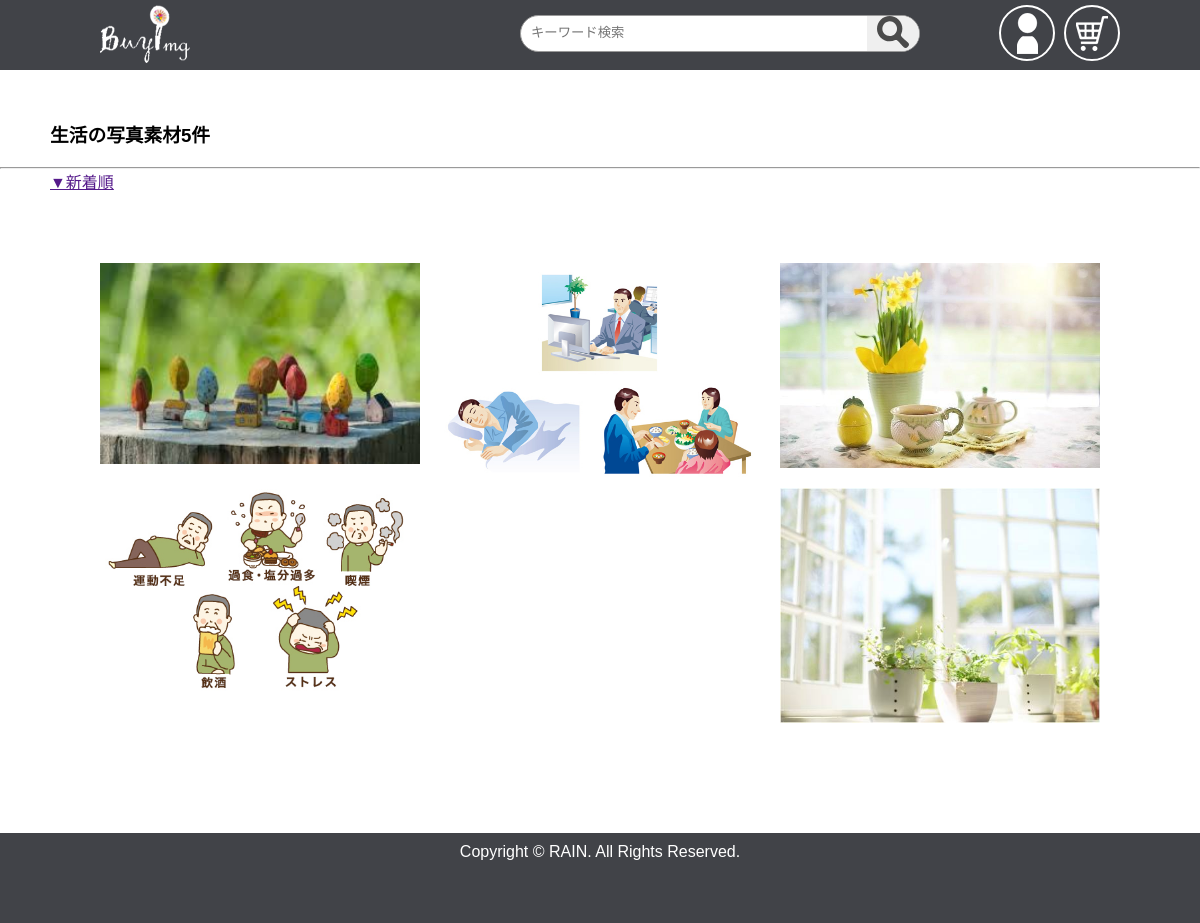
/preview.php?big_category=生活, run on an earlier commit of the app's database.
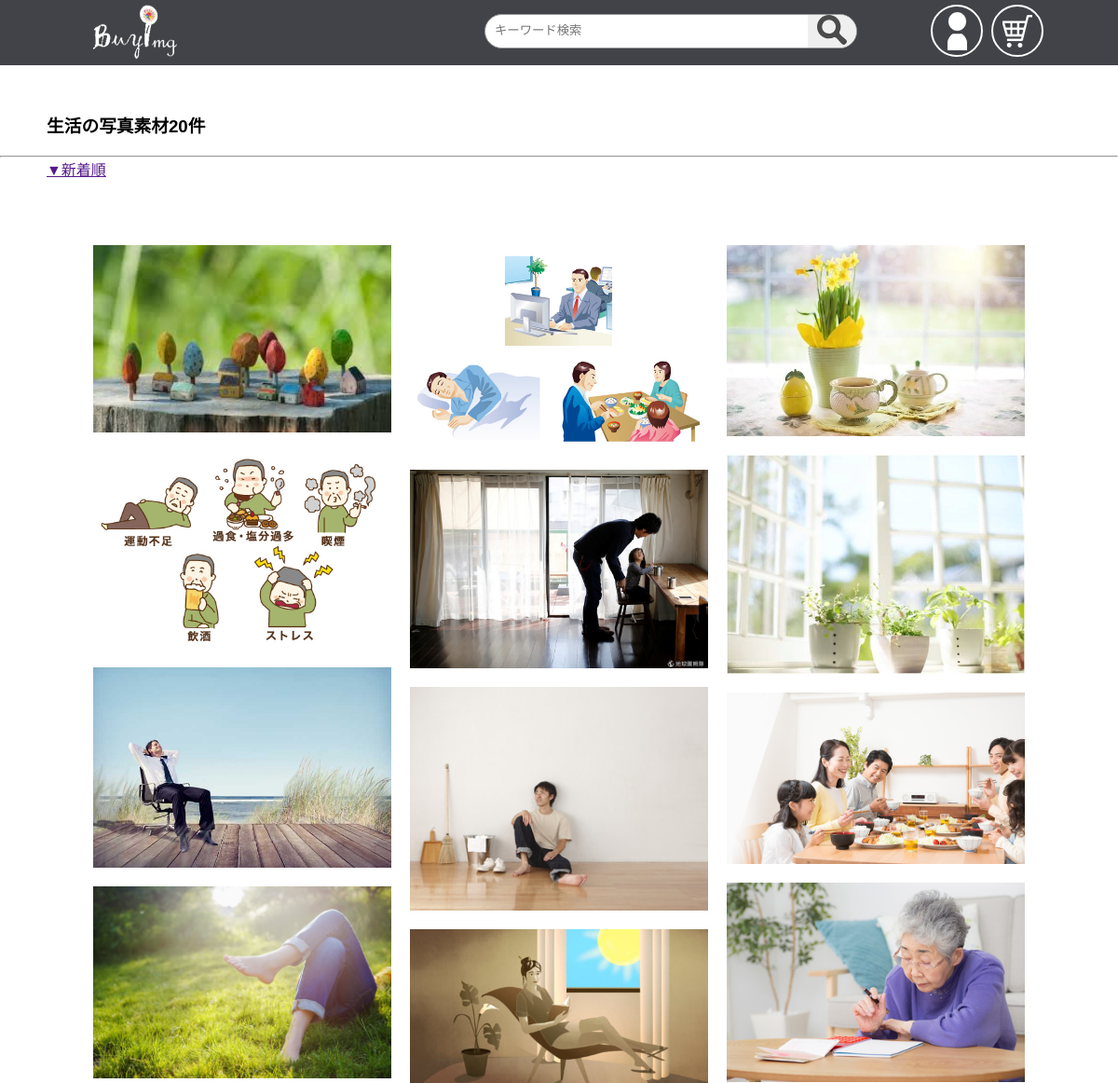
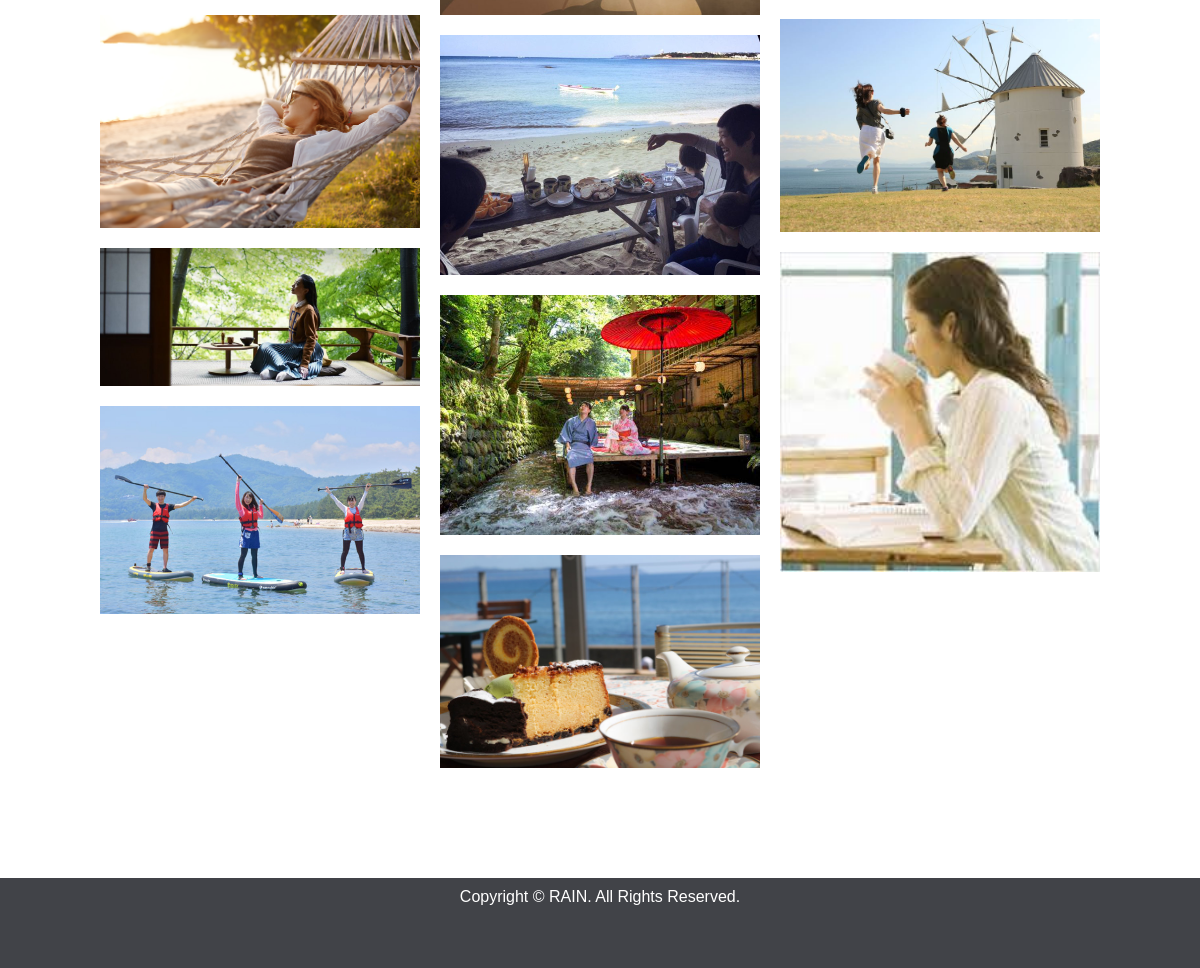
And on a later commit of the database (2 pictures, top to bottom).
### tables this page shows
CREATE TABLE `product_master` (
  `product_id` int(11) NOT NULL COMMENT '素材ID',
  `product_name` varchar(30) NOT NULL COMMENT '素材名',
  `product_introduction` varchar(255) NOT NULL COMMENT '素材紹介',
  `product_path` varchar(30) NOT NULL COMMENT '素材データ',
  `price` int(30) NOT NULL COMMENT '価格',
  `size` varchar(30) NOT NULL COMMENT 'サイズ',
  `type` varchar(10) NOT NULL COMMENT '拡張子',
  `upload_data` datetime NOT NULL DEFAULT CURRENT_TIMESTAMP COMMENT 'アップロード日',
  `big_category` varchar(255) NOT NULL COMMENT '大カテゴリ名',
  `author_name` varchar(255) NOT NULL COMMENT '作者名'
);

### preview.php (the view, shortened to what this page needs)
<?php
	$con=mysqli_connect("localhost","root","")or die("失敗");
	mysqli_set_charset($con,"utf8");
	mysqli_select_db($con,"rain_site");
	if(isset($_POST["seaech_word"]))
	{
		$sql=" select product_id,product_path from product_master where product_name like'%{$_POST["seaech_word"]}' OR product_introduction like'%{$_POST["seaech_word"]}' OR big_category like'%{$_POST["seaech_word"]}'";
	}
	else
	{
		$sql=" select product_id,product_path from product_master where big_category='{$_GET["big_category"]}'";
	}
	$result=mysqli_query($con,$sql);
	$num=mysqli_num_rows($result);
	$list = array();
	while ($row = mysqli_fetch_assoc($result)) {
		$list[] = $row;
	}
?>
<!DOCTYPE html PUBLIC "-//W3C//DTD XHTML 1.0 Transitional//EN" "http://www.w3.org/TR/xhtml1/DTD/xhtml1-transitional.dtd">
<html>
	<head>
		<link href="./css/preview.css" rel="stylesheet" type="text/css" />
	</head>
	<body>
			<div class="header">
				<a href="index.html"><img src="./img/common/logo_white.png" class="header_logo"></a>
				<form method="post" action="./preview.php" class="search_container">
					<input type="text" size="25" placeholder="キーワード検索" name="seaech_word">
	  				<input type="submit" value="">
				</form>
				<div class="header_buttons">
					<a href="blank"><img src="./img/common/header_button1.png" class="header_button1"></a>
					<a href="./cart.php"><img src="./img/common/header_button2.png" class="header_button2"></a>
				</div>
			</div>
		<h3><?php if(isset($_GET["big_category"])){echo $_GET["big_category"];}else{print $_POST["seaech_word"];} ?>の写真素材<?php print $num; ?>件</h3>
		<hr>
		<a href="" class="order_link">▼新着順</a>
		<div class="grid">
		<?php foreach ($list as $row) {?>
			<a href="./preview_detail.php?product_id=<?php echo $row["product_id"]; ?>" class="grid-item">
				<img src="<?php echo $row["product_path"]; ?>">
			</a>
		<?php } ?>
		</div>
         <div id="footer">
                  Copyright © RAIN. All Rights Reserved.
         </div>
	</body>
</html>

What changed in the data, as far as the page shows it:
added product_master: product_path (picture)
added product_master: product_path (picture)
added product_master: product_path (picture)
added product_master: product_path (picture)
added product_master: product_path (picture)
added product_master: product_path (picture)
added product_master: product_path (picture)
added product_master: product_path (picture)
added product_master: product_path (picture)
added product_master: product_path (picture)
added product_master: product_path (picture)
added product_master: product_path (picture)
added product_master: product_path (picture)
added product_master: product_path (picture)
added product_master: product_path (picture)
Also different on the page:
$num: "5" → "20"
